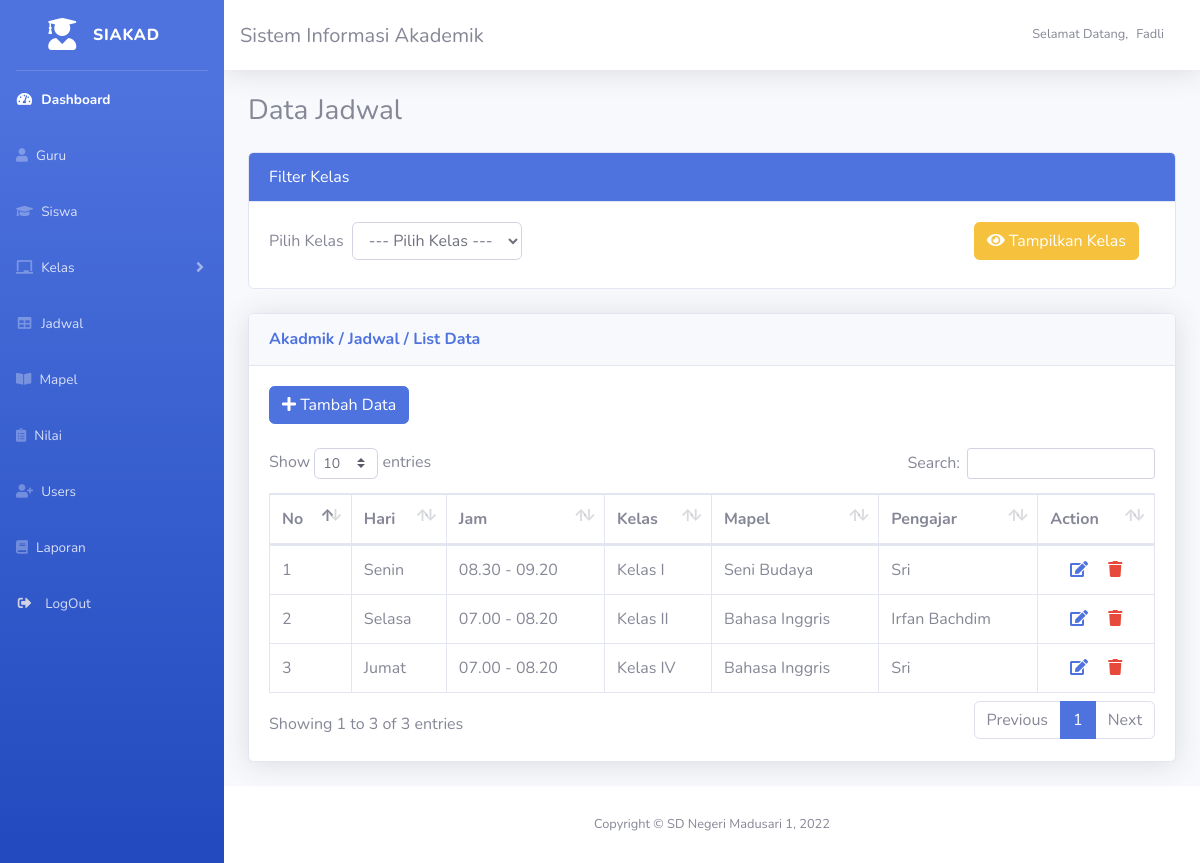
The page /main/index.php?page=tampil_jadwal (signed in) on the database its author committed.
### tables this page shows
CREATE TABLE `jadwal` (
  `id_jadwal` int(11) NOT NULL,
  `hari` int(20) NOT NULL,
  `id_kelas` varchar(10) NOT NULL,
  `jam` varchar(20) NOT NULL,
  `id_mapel` int(11) NOT NULL,
  `id_guru` int(11) NOT NULL
);

CREATE TABLE `kelas` (
  `id_kelas` varchar(10) NOT NULL DEFAULT '',
  `nama_kelas` varchar(10) NOT NULL,
  `kapasitas` varchar(20) NOT NULL,
  `id_guru` int(11) NOT NULL
);

CREATE TABLE `mapel` (
  `id_mapel` int(11) NOT NULL,
  `nama` varchar(30) NOT NULL,
  `kurikulum` varchar(10) NOT NULL,
  `kkm` float NOT NULL
);

CREATE TABLE `guru` (
  `id_guru` int(11) NOT NULL,
  `nip` varchar(10) NOT NULL,
  `nama` varchar(30) NOT NULL,
  `alamat` text NOT NULL,
  `jenis_kelamin` enum('Laki-laki','Perempuan') NOT NULL,
  `tempat` varchar(20) NOT NULL,
  `tanggal_lahir` date NOT NULL,
  `telp` varchar(12) NOT NULL,
  `jabatan` varchar(20) NOT NULL,
  `username` varchar(20) NOT NULL,
  `password` varchar(20) NOT NULL,
  `hak_akses` varchar(10) NOT NULL
);

### main/Menu_jadwal/tampil.php (the view, shortened to what this page needs)
<h3>Data Jadwal</h3>
<div class="card mt-4 mb-4">
    <div class="card-header bg-primary text-white">
        Filter Kelas
    </div>
    <div class="card-body">
        <form class="form-inline" method="post" action="">
            <div class="form-group mb-2">
                <label for="staticEmail2" class="mr-2">Pilih Kelas</label>
                <select class="form-control" id="id_kelas" name="id_kelas" aria-label="Default select example">
                    <option value="">--- Pilih Kelas ---</option>
                </select>
            </div>
            <button type="submit" class="btn btn-warning mb-2 mr-3 ml-auto"><i class="fas fa-eye"></i> Tampilkan Kelas</button>
            <?php
               if ((isset($_POST['id_kelas']) && $_POST['id_kelas'] != '')) {
                   $id_kelas = $_POST['id_kelas'];
                   $querycar = 'WHERE jadwal.id_kelas=' . $id_kelas;
               } else {
                   $querycar = 'ORDER BY hari,jam ASC';
               }
               ?>
        </form>
    </div>
</div>
<div class="card shadow mb-4">
    <div class="card-header py-3">
        <h6 class="m-0 font-weight-bold text-primary">Akadmik / Jadwal / List Data</h6>
    </div>
    <div class="card-body">
        <div class="table-responsive">
            <?php if ($_SESSION['hak_akses'] == "admin") { ?>
                <a href="?page=tambah_jadwal">
                    <button class="btn btn-primary">
                        <li class="fa fa-plus"></li> Tambah Data
                    </button>
                </a>
            <?php } ?>
            <br><br>
            <table class="table table-bordered" id="dataTable" width="100%" cellspacing="0">
                <thead>
                    <tr>
                        <th>No</th>
                        <th>Hari</th>
                        <th>Jam</th>
                        <th>Kelas</th>
                        <th>Mapel</th>
                        <th>Pengajar</th>
                        <?php if ($_SESSION['hak_akses'] == "admin") { ?>
                            <th>Action</th>
                        <?php } ?>
                    </tr>
                </thead>
                <tbody>
                    <?php
                       require '../koneksi.php';
                       $no = 1;
                       $query = mysqli_query($koneksi, "SELECT id_jadwal, hari, jam, kelas.nama_kelas, mapel.nama AS nama_mapel,guru.nama FROM jadwal
                     INNER JOIN kelas ON jadwal.id_kelas = kelas.id_kelas
                     INNER JOIN mapel ON jadwal.id_mapel = mapel.id_mapel
                     INNER JOIN guru ON jadwal.id_guru = guru.id_guru
                     $querycar
                     ") or die(mysqli_error($koneksi));
                       while ($tampil = mysqli_fetch_array($query)) {
                       ?>
                        <tr>
                            <td><?php echo $no++; ?></td>
                            <td><?php
                                   if ($tampil['hari'] == 0) {
                                       $hari = "Senin";
                                       echo $hari;
                                   } else if ($tampil['hari'] == 1) {
                                       $hari = "Selasa";
                                       echo $hari;
                                   } else if ($tampil['hari'] == 2) {
                                       $hari = "Rabu";
                                       echo $hari;
                                   } else if ($tampil['hari'] == 3) {
                                       $hari = "Kamis";
                                       echo $hari;
                                   } else if ($tampil['hari'] == 4) {
                                       $hari = "Jumat";
                                       echo $hari;
                                   } else if ($tampil['hari'] == 5) {
                                       $hari = "Sabtu";
                                       echo $hari;
                                   }
                                   ?></td>
                            <td><?php echo $tampil['jam']; ?></td>
                            <td><?php echo $tampil['nama_kelas']; ?></td>
                            <td><?php echo $tampil['nama_mapel']; ?></td>
                            <td><?php echo $tampil['nama']; ?></td>
                            <?php if ($_SESSION['hak_akses'] == "admin") { ?>
                                <td align="center">
                                    <a href="?page=edit_jadwal&id_jadwal=<?php echo $tampil['id_jadwal']; ?>" class="link">
                                        <li class="fa fa-edit text-primary mr-3"></li>
                                    </a>
                                    <a href="?page=hapus_jadwal&id_jadwal=<?php echo $tampil['id_jadwal']; ?>" class="link" onclick="return confirm('Apakah anda yakin ingin menghapus data ini?')">
                                        <li class="fa fa-trash text-danger"></li>
                                    </a>
                                </td>
                            <?php } ?>
                        <?php } ?>
                        </tr>
                </tbody>
            </table>
        </div>
    </div>
</div>

### rows shown on the page
jadwal: hari "Senin", jam "08.30 - 09.20", id_kelas.nama_kelas "Kelas I", id_mapel.nama "Seni Budaya", id_guru.nama "Sri"
jadwal: hari "Selasa", jam "07.00 - 08.20", id_kelas.nama_kelas "Kelas II", id_mapel.nama "Bahasa Inggris", id_guru.nama "Irfan Bachdim"
jadwal: hari "Jumat", jam "07.00 - 08.20", id_kelas.nama_kelas "Kelas IV", id_mapel.nama "Bahasa Inggris", id_guru.nama "Sri"

### other values the page prints
$_SESSION['nama'] "Fadli"
